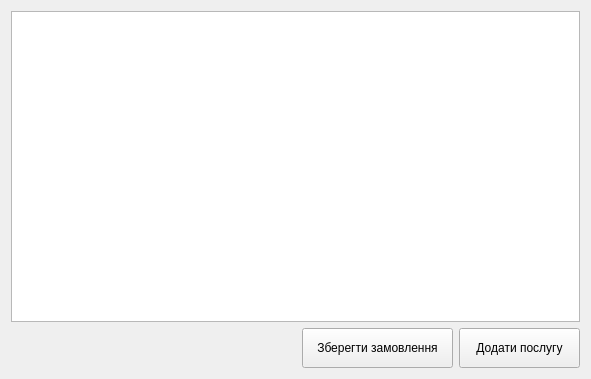
<?xml version="1.0" encoding="UTF-8"?>
<ui version="4.0">
 <class>ServiceForm</class>
 <widget class="QWidget" name="ServiceForm">
  <property name="geometry">
   <rect>
    <x>0</x>
    <y>0</y>
    <width>591</width>
    <height>379</height>
   </rect>
  </property>
  <property name="windowTitle">
   <string>Додавання послуги в замовлення</string>
  </property>
  <layout class="QVBoxLayout" name="verticalLayout">
   <item>
    <widget class="QTableView" name="tableView"/>
   </item>
   <item>
    <layout class="QHBoxLayout" name="horizontalLayout">
     <item>
      <spacer name="horizontalSpacer">
       <property name="orientation">
        <enum>Qt::Horizontal</enum>
       </property>
       <property name="sizeHint" stdset="0">
        <size>
         <width>40</width>
         <height>20</height>
        </size>
       </property>
      </spacer>
     </item>
     <item>
      <widget class="QPushButton" name="pushButtonSaveServiceOrder">
       <property name="minimumSize">
        <size>
         <width>151</width>
         <height>40</height>
        </size>
       </property>
       <property name="text">
        <string>Зберегти замовлення</string>
       </property>
      </widget>
     </item>
     <item>
      <widget class="QPushButton" name="pushButtonAddService">
       <property name="minimumSize">
        <size>
         <width>121</width>
         <height>40</height>
        </size>
       </property>
       <property name="text">
        <string>Додати послугу</string>
       </property>
      </widget>
     </item>
    </layout>
   </item>
  </layout>
 </widget>
 <resources/>
 <connections/>
</ui>
